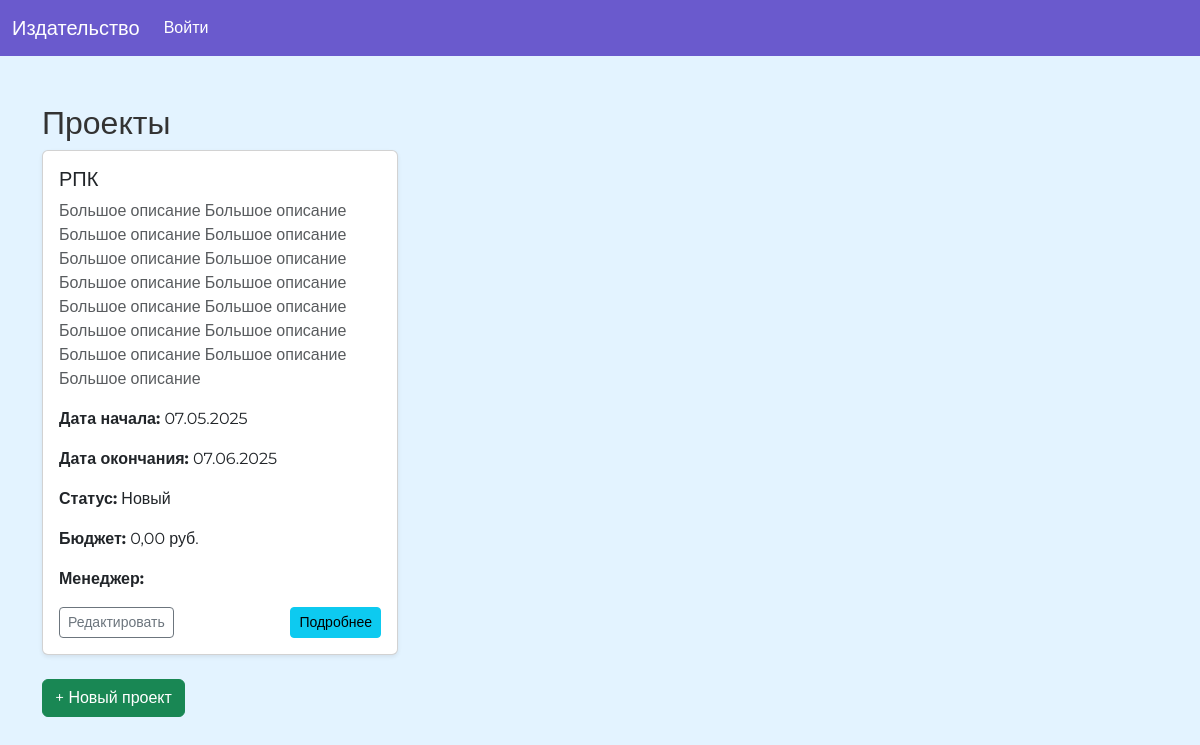
/projects/list/, run on the app's committed database.
### projects/models.py (models this page shows, shortened)
class Project(models.Model):
    STATUS_CHOICES = (
        ('new', 'Новый'),
        ('in_progress', 'В работе'),
        ('completed', 'Завершён')
    )
    title = models.CharField('Название проекта', max_length=255)
    description = models.TextField('Описание', blank=True, null=True)
    start_date = models.DateField('Дата начала')
    end_date = models.DateField('Дата окончания')
    status = models.CharField('Статус', max_length=50, choices=STATUS_CHOICES, default='new')
    budget = models.DecimalField('Бюджет проекта', max_digits=10, decimal_places=2, default=0.00)
    manager = models.ForeignKey(UserProfile, on_delete=models.SET_NULL, null=True, related_name='managed_projects')
    author = models.ForeignKey(UserProfile, on_delete=models.SET_NULL, null=True, related_name='authored_projects')
    manuscript = models.FileField('Рукопись', upload_to='manuscripts/', null=True, blank=True)

### projects/views.py (the view)
# urls.py: path('list/', views.project_list, name='project-list'),
def project_list(request):
    projects = Project.objects.all()
    return render(request, 'projects/list.html', {'projects': projects})

### projects/templates/projects/list.html (shortened to what this page needs)
{% extends "base.html" %}
{% block content %}
<h2>Проекты</h2>
<div class="row g-4">
    {% for project in projects %}
        <div class="col-md-4 mb-4">
            <div class="card shadow-sm h-100">
                <div class="card-body">
                    <h5 class="card-title">{{ project.title }}</h5>
                    <p class="text-muted">{{ project.description|default:"—" }}</p>
                    <p><strong>Дата начала:</strong> {{ project.start_date|date:"d.m.Y" }}</p>
                    <p><strong>Дата окончания:</strong> {{ project.end_date|date:"d.m.Y" }}</p>
                    <p><strong>Статус:</strong> {{ project.get_status_display }}</p>
                    <p><strong>Бюджет:</strong> {{ project.budget }} руб.</p>
                    {% if project.manager %}
                        <p><strong>Менеджер:</strong> {{ project.manager.user.full_name }}</p>
                    {% else %}
                        <p><strong>Менеджер:</strong> Не назначен(а)</p>
                    {% endif %}
                    <div class="d-flex justify-content-between">
                        <a href="{% url 'projects:project-edit' project.id %}" class="btn btn-outline-secondary btn-sm">Редактировать</a>
                        <a href="{% url 'projects:project-detail' project.id %}" class="btn btn-info btn-sm">Подробнее</a>
                    </div>
                </div>
            </div>
        </div>
    {% empty %}
        <p class="text-muted">Новых проектов нет</p>
    {% endfor %}
</div>
<a href="{% url 'projects:project-create' %}" class="btn btn-success">+ Новый проект</a>
{% endblock %}

### templates/base.html (style rules this page uses)
body { font-family: 'Montserrat', sans-serif; background-color: #e3f3ff; color: #333; }

### data on the page
Project: title "РПК", description "Большое описание Большое описание Большое описание Большое описание Большое описание Большое описание Большое описание Большое описание Большое описание Большое описание Большое описание Большое описание Большое описание Большое описание Большое описание", start_date "07.05.2025", end_date "07.06.2025", status "Новый", budget "0,00"
